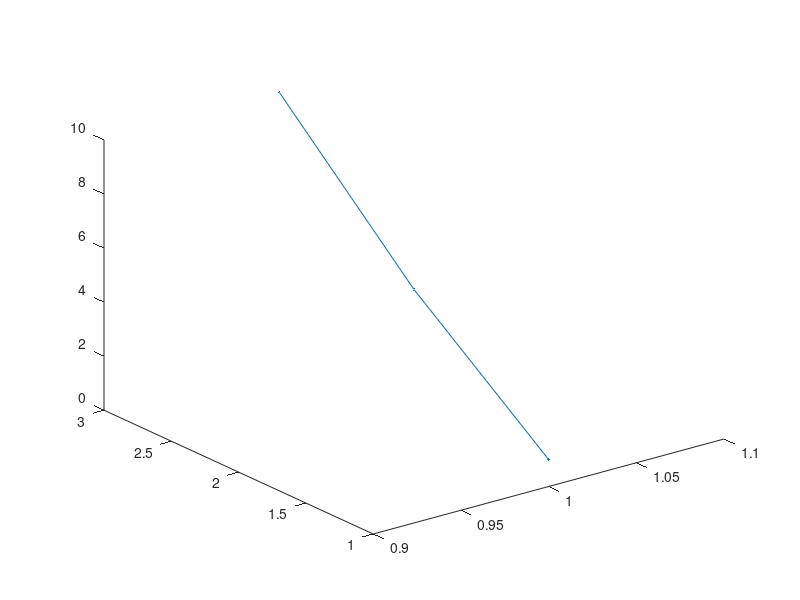

MATLAB code for this plot:
%% variables

A = [1 1; 1 2 ; 1 3];
B = [1;5;10];

C = [1 1 1; 1 2 5 ; 1 3 10];%create Augmented matrix

%% Functions

rank(A)
rank(B)
X_3 = rref(C)%row reduced echelon form
X = C(:,1);% select first column for X
Y = C(:,2);%select second column for Y
Z = C(:,3);%select third column for Z
figure; plot3(X,Y,Z,'.-');

